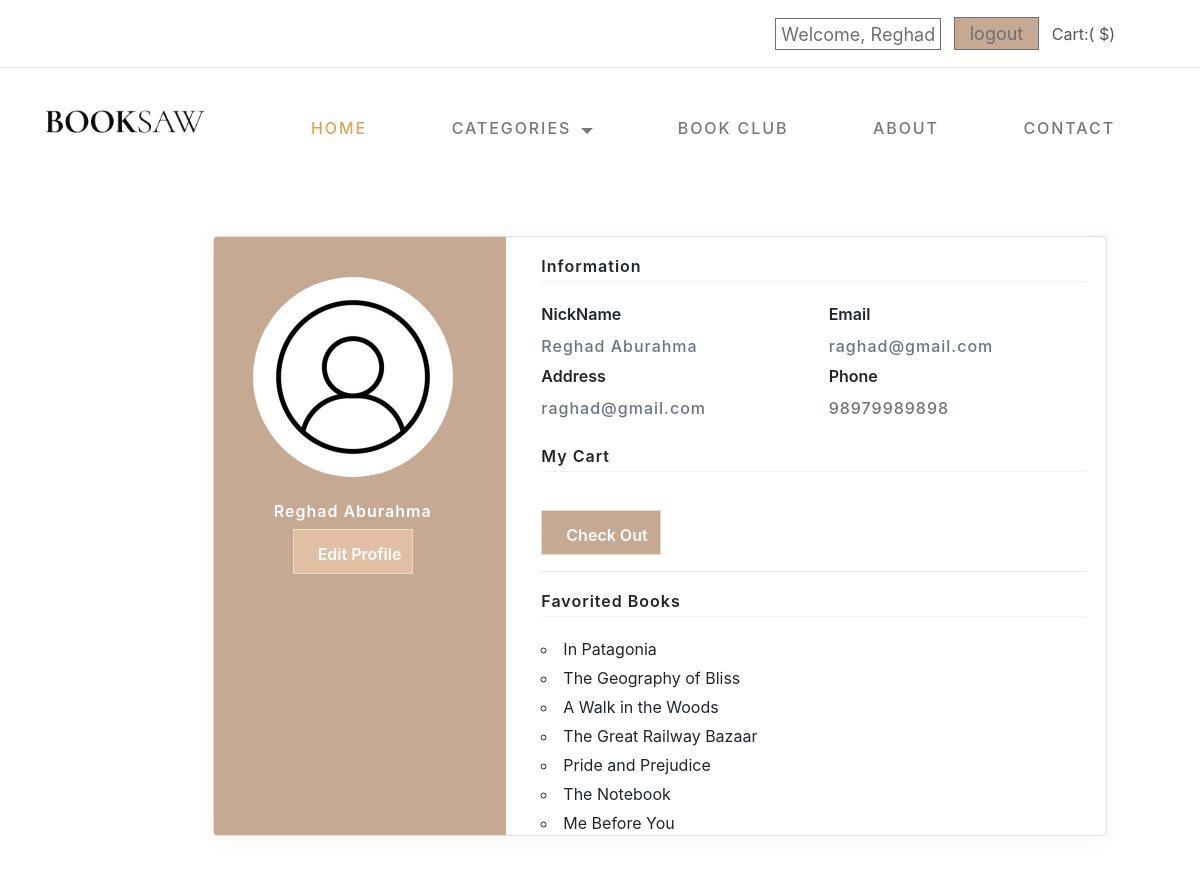
The page /user/1 (signed in) on the database as committed earlier.
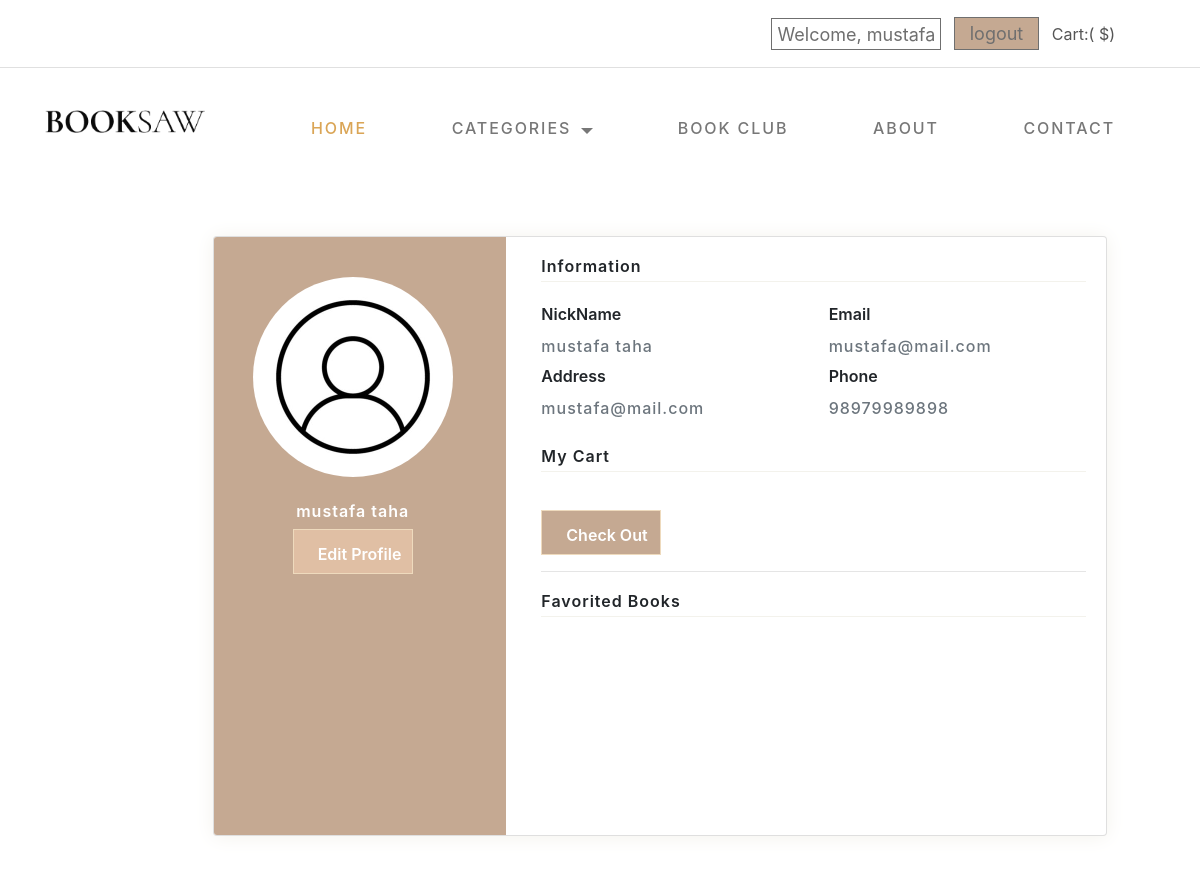
The same page on the database as committed later.
### store_app/models.py (models this page shows)
class User(models.Model):
    first_name = models.CharField(max_length=45)
    last_name = models.CharField(max_length=45)
    email = models.CharField(max_length=128)
    password = models.CharField(max_length=64)
    birthday = models.DateField(null=True)
    gender = models.CharField(max_length=7)
    created_at = models.DateTimeField(auto_now_add=True)
    updated_at = models.DateTimeField(auto_now=True)
    objects = UserManager()

class Book(models.Model):
    title = models.CharField(max_length=45)
    description = models.TextField()
    number_of_pages = models.IntegerField()
    url_image = models.TextField()
    price = models.FloatField()
    author = models.ForeignKey(Author,related_name='books',on_delete=models.CASCADE)
    category = models.ForeignKey(Category, related_name='books', on_delete=models.CASCADE)
    language = models.ForeignKey(Language, related_name='books', on_delete=models.CASCADE)
    liked_by_users= models.ManyToManyField(User,related_name='likes_books')
    created_at = models.DateTimeField(auto_now_add=True)
    updated_at = models.DateTimeField(auto_now=True)
    objects = BookManager()

### store_app/views.py (the view)
# urls.py: path('user/<int:userID>',views.account) ,
def account(request, userID):
    if not 'userID' in request.session:
        return redirect('/')
    user = User.objects.get(id=request.session['userID'])
    if not 'orderID' in  request.session :
        order = ''
    else:
        order = Order.objects.get(id=int(request.session['orderID']))
    context = {
        'user': user ,
        'order': order ,
        'total' : get_total_order(order),
    }
    return render(request, 'profile.html', context)

### store_app/views.py (called while the page is built)
def get_total_order(order):
    total = 0
    if(order == ''):
        return 0
    for book in order.books.all():
        total = total + book.price
    return math.floor(total * 100)/100.0

### store_app/templates/profile.html (shortened to what the changed rows need)
<!DOCTYPE html>
	<html lang="en">
	<head>
        {%load static%}
        <link rel="stylesheet" type="text/css" href="{%static 'css/normalize.css' %}">
	    <link rel="stylesheet" type="text/css" href="{%static '/css/vendor.css'%}">
	    <link rel="stylesheet" type="text/css" href="{%static 'css/style1.css'%}">
	    <link rel="stylesheet" type="text/css" href="{%static 'css/profile.css'%}">
    <link rel="stylesheet" href="https://maxcdn.bootstrapcdn.com/bootstrap/4.0.0/css/bootstrap.min.css">
    <link rel="stylesheet" href="https://cdnjs.cloudflare.com/ajax/libs/MaterialDesign-Webfont/3.6.95/css/materialdesignicons.css">
	</head>
<body>
    <div id="header-wrap">
        <div class="top-content">
            <div class="container">
                <div class="row">
                    <div class="col-md-6">
                        <div class="right-element">
                            {% if not 'userID' in request.session %}
                            <a href="/login" class="user-account for-buy"><i class="icon icon-user"></i><span>Account</span></a>
                            {% else %}
                            <a id="account" href="/user/{{user.id}}">Welcome, {{user.first_name}}</a>
                            <a  id="logout" href="/logout" class="logoutbtn mx-2">logout</a>
                            {% endif %}
                            <a href="#" class="cart for-buy"><span>Cart:({{tatal}} $)</span></a>
                        </div>
                    </div>
                </div>
            </div>
        </div>
    <div class="page-content page-container" id="page-content">
        <div class="padding">
            <div class="row container d-flex justify-content-center">
                <div class="col-xl-12 col-md-12 ">
        <div class="card user-card-full">
            <div class="row m-l-0 m-r-0">
                <div class="col-sm-4 bg-c-lite-green user-profile">
                    <div class="card-block text-center text-white">
                        <div class="m-b-25">
                            <img src="{%static 'images/user-profile-icon-free-vector.jpg'%}" class="img-radius" alt="User-Profile-Image">
                        </div>
                        <h6 class="f-w-600">{{user.first_name}} {{user.last_name}}</h6>
                        <button id="edit-profile" type="button" class="add-to-cart" data-product-tile="add-to-cart">Edit Profile</button>                    </div>
                </div>
                <div class="col-sm-8">
                    <div class="card-block">
                        <h6 class="m-b-20 p-b-5 b-b-default f-w-600">Information</h6>
                        <div class="row">
                            <div class="col-sm-6">
                                <p class="m-b-10 f-w-600">NickName</p>
                                <h6 class="text-muted f-w-400">{{user.first_name}} {{user.last_name}}</h6>
                            </div>
                            <div class="col-sm-6">
                                <p class="m-b-10 f-w-600">Email</p>
                                <h6 class="text-muted f-w-400">{{user.email}}</h6>
                            </div>
                            <div class="col-sm-6">
                                <p class="m-b-10 f-w-600">Address</p>
                                <h6 class="text-muted f-w-400">{{user.email}}</h6>
                            </div>
                            <div class="col-sm-6">
                            </div>
                        </div>
                        <h6 class="m-b-20 m-t-40 p-b-5 b-b-default f-w-600">My Cart</h6>
                        <div class="row">
                            <div class="col-sm-6">
                            </div>
                            <div class="col-sm-6">
                            </div>
                        </div>
                        <a href="/cart/confirm"><button id="buy-btn" type="button" class="add-to-cart" data-product-tile="add-to-cart">Check Out</button></a>
                        <hr>
                        <h6 class="m-b-20 m-t-40 p-b-5 b-b-default f-w-600">Favorited Books</h6>
                        <ul>
                            {% for book in user.likes_books.all %}
                            <li>{{book.title}} </li>
                            {% endfor %}
                        </ul>
                        <div class="row">
                            <div class="col-sm-6">
                            </div>
                            <div class="col-sm-6">
                            </div>
                        </div>
                    </div>
                </div>
            </div>
        </div>
    </div>
        </div>
        </div>
    </div>
   </body>
</html>
</body>
</html>

Rows that differ between the two databases and show on the page:
removed Book: title "In Patagonia"
removed Book: title "The Geography of Bliss"
removed Book: title "A Walk in the Woods"
removed Book: title "The Great Railway Bazaar"
removed Book: title "Pride and Prejudice"
removed Book: title "The Notebook"
removed Book: title "Me Before You"
changed User: first_name "Reghad" → "mustafa"; last_name "Aburahma" → "taha"; email "raghad@gmail.com" → "mustafa@mail.com"
